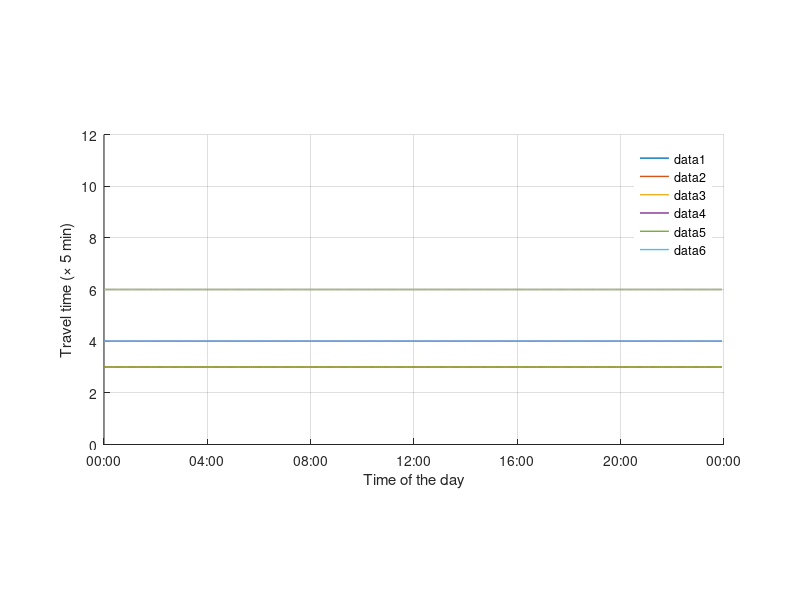

The MATLAB source for this figure: (Note: this script raises an error after producing the figure.)
function genTT
% generate travel time data

clear all

% number of nodes
% 1: home
% 2: work
% 3: shopping
I = 3;
H = 288;

% free travel time
freeTime = [
0	6	3
6	0	4
3	4	0
];
capcity = [
-1		1500	1000
1500	-1		1000
1000	1000	-1
];

% parameter for generating flow
m = [
0		1200	1000
1000	0		1000
1000	 100	0
];
b = [
0		480		1080
1140	0		1110
1140	720		0
];
c = [
-1		240		120
240		-1		240
120		180		-1
];

% traffic flow
t = 0:5:1439;
pdf = @(m_, b_, c_) m_./( ( (t-b_)./c_ ).^2 + 1 );

% BPR function
% bpr = @(x, k, t0) t0 .* ( 1.0 + (x./k).^4);
bpr = @(x, k, t0) t0;   % constant travel time

whos
figure
hold on
grid on
box off

travelTime = zeros(length(t), I, I, 'int32');
for i = 1:I
	for j = 1:I
		if freeTime(i,j) == 0
			continue
		end
		ff = pdf(m(i,j), b(i,j), c(i,j));
		tt = bpr(ff, capcity(i,j), freeTime(i,j));
		travelTime(:,i,j) = int8(tt(:));
		plot(t/1440.0, travelTime(:,i,j), 'LineWidth', 1)
	end
end

set(gca, 'XTick', .0:1.0/6.0:1.0);
datetick('x', 'HH:MM', 'keepticks');
pbaspect([2 1 1])
xlabel('Time of the day')
ylabel('Travel time (\times 5 min)')
axis([.0 1.0 0.0 12])
pbaspect([2 1 1])
legend('boxoff')
% export_fig('FIGURES/travel_time', '-pdf')

fprintf('save travel time\n')
save 'DATA/TT.mat' travelTime
fprintf('export the data as .dat\n')
fid = fopen('DATA/TT.dat', 'W');
amplwrite(fid, 'travelTime', travelTime, 0, 1, 1);
fclose(fid);
